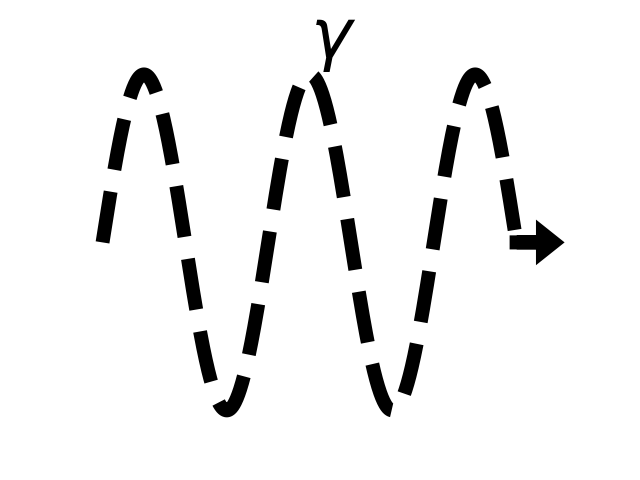

Source code (Python):
#!/usr/bin/env python
# -*- coding: utf-8 -*-

# Copyright (c) 2024, Francisco Fernandez
# License: CC BY-SA 4.0
#   https://github.com/fernandezfran/thesis/blob/main/LICENSE
import numpy as np
import matplotlib.pyplot as plt

n = 5

fig, ax = plt.subplots()

ax.text(n * np.pi / 2, 1.1, r"$\gamma$", fontsize=50, fontweight="bold")

x = np.linspace(0, n * np.pi, 1000)
ax.plot(x, np.sin(x), color="k", lw=10, ls="--")

ax.arrow(
    n * np.pi,
    0,
    n / 5,
    0,
    lw=10,
    head_width=0.1,
    head_length=0.4,
    fc="k",
    ec="k",
)

ax.axis("off")

fig.savefig("_sin_arrow.png")
plt.show()
